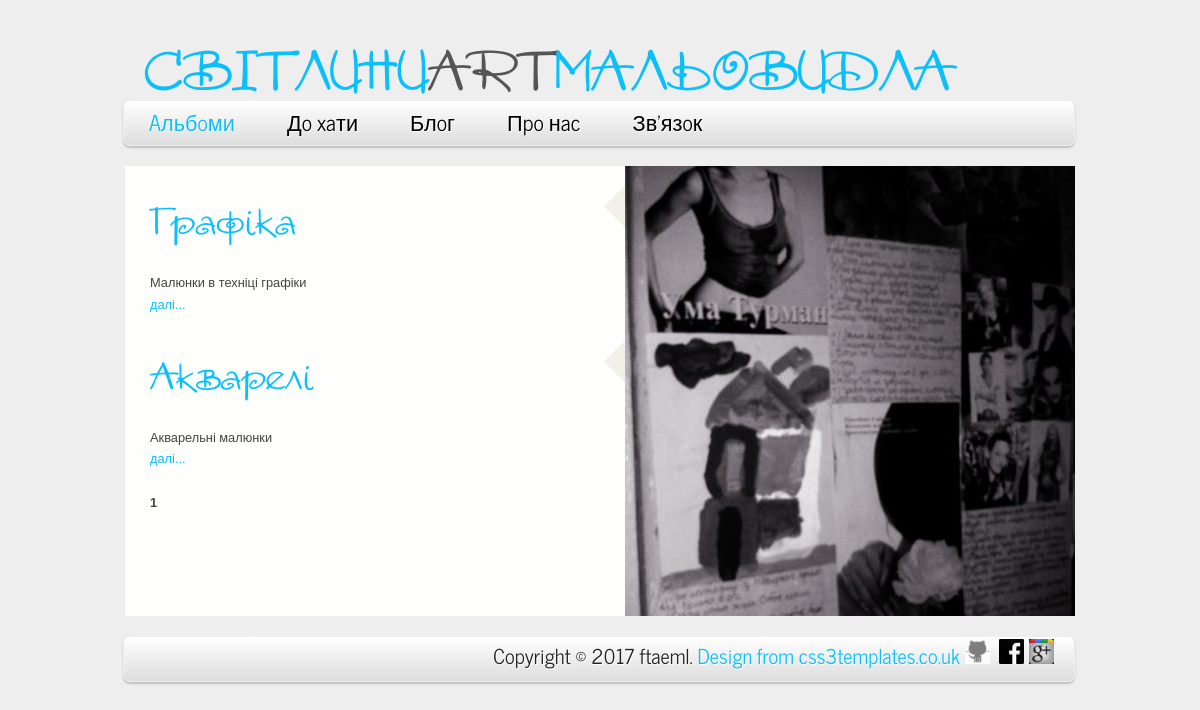
Before: /albums/2 with the older database file.
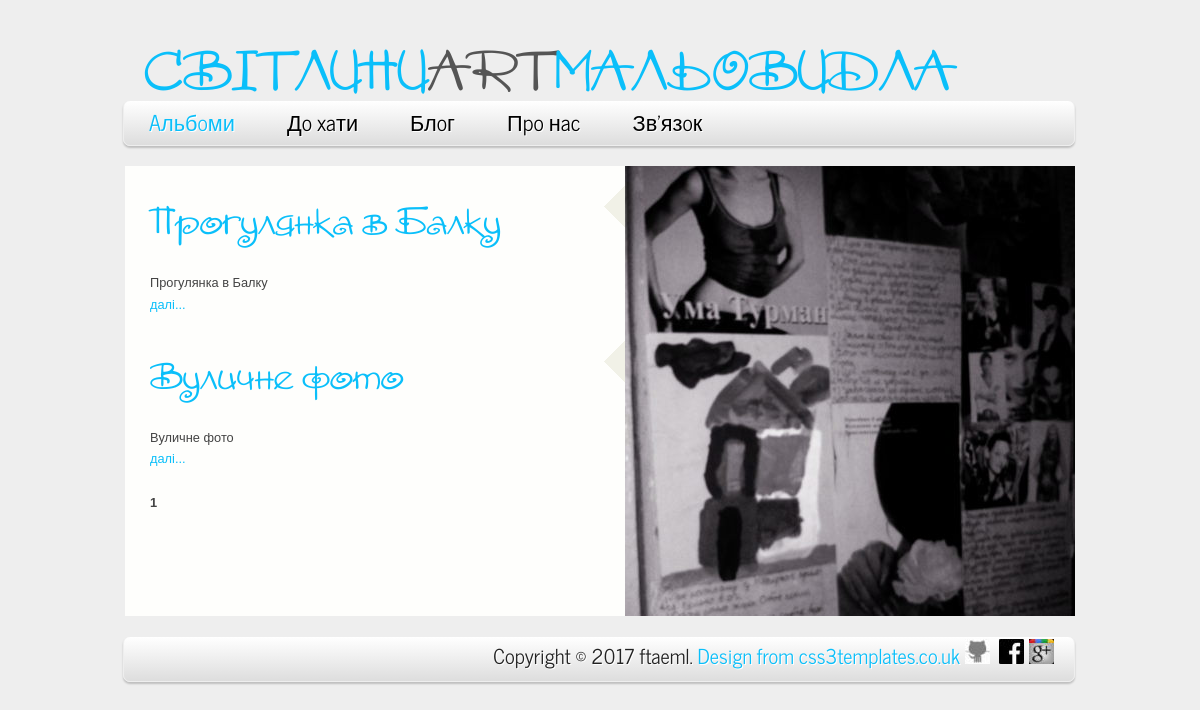
After: the same page with the newer database file.
### gallery/models.py (models this page shows, shortened)
class Album(models.Model):
    title = models.CharField(max_length=60)
    description = models.CharField(max_length=250)
    type = models.ForeignKey(Type)
    class Meta:
        verbose_name = "Альбом"
        verbose_name_plural = "Альбоми"

### gallery/views.py (the view)
# urls.py: url(r'^albums/(?P<id>\d+)?$', views.albums, name="albums"),
def albums(request, id=None):
    paint = Album.objects.filter(type_id=id)
    paginator = Paginator(paint, 3)
    page = request.GET.get('page')
    try:
        paint = paginator.page(page)
    except PageNotAnInteger:
        paint = paginator.page(1)
    except EmptyPage:
        paint = paginator.page(paginator.num_pages)
    context = {"paints": paint, "pn":page}
    return render(request, "gallery/albums.html", context)

### templates/gallery/albums.html (shortened to what this page needs)
{% extends "base.html" %}
{% load staticfiles %}
{% load i18n %}
    {% block menu %}
        {% include "menu.html" with is_albums=True %}
    {% endblock menu %}
{% block content %}
    <div id="site_content">
        <div id="left_content">
            <div id="blog_container">
                {% for p in paints %}
                    <h4 class="select"><a href="{% url "album" id=p.pk %}?page={{ albums.number }}">{{ p.title }}</a></h4>
                    <p>{{ p.description }}<a href="{% url "album" id=p.pk %}"></br>далі...</a></p>
                {% endfor %}
            </div>
            <div class="pageLink next">
                {% for num in paints.paginator.page_range %}
                    {% if num == paints.number %}
                        <span class="current"><b>{{ num }}</b></span>
                    {% else %}
                        <a href="?page={{ num }}"> {{ num }}</a>
                    {% endif %}
                {% endfor %}
            </div>
        </div>
        <div id="right_content">
            <img src="{% static "images/albums.jpg" %}" title="contact" alt="contact" /></p>
        </div>
    </div>
{% endblock %}

Changed rows visible on the page:
no longer on this page (row edited): Album: title "Графіка", description "Малюнки в техніці графіки"
removed Album: title "Акварелі", description "Акварельні малюнки"
added Album: title "Прогулянка в Балку", description "Прогулянка в Балку"
added Album: title "Вуличне фото", description "Вуличне фото"
